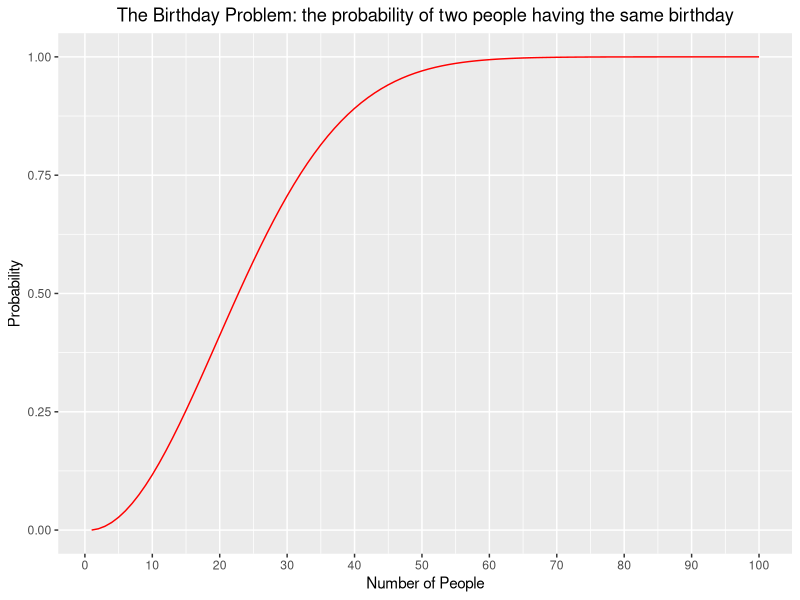

Write the R code that produced this figure.
library(tidyverse)

# number of possible people in the room
numberOfPeople <- 0:99

# create a tibble to store the data
sameBirthdayData <- tibble('number' = 1:length(numberOfPeople), 'probability' = seq(0,1,length(numberOfPeople)))

# function to return the probability for 
# any number of people having the same birthday
calculateProbabilityOfSameBirthday <- function(personNumber) {
    probability <- 1 - prod(365:(365 - personNumber) / 365)
}

# apply to all of the people and return a vector of the probabilities
sameBirthdayData$probability <- unlist(
  lapply(numberOfPeople, calculateProbabilityOfSameBirthday)
)

# plot the data
sameBirthdayData %>% ggplot(aes(x=number,y=probability)) + 
  geom_line(color='red') +
  scale_x_continuous(breaks=seq(0,length(numberOfPeople),by=10)) +
  labs(x='Number of People', y='Probability') + 
  ggtitle('The Birthday Problem: the probability of two people having the same birthday') +
  theme(plot.title = element_text(hjust = 0.5))

